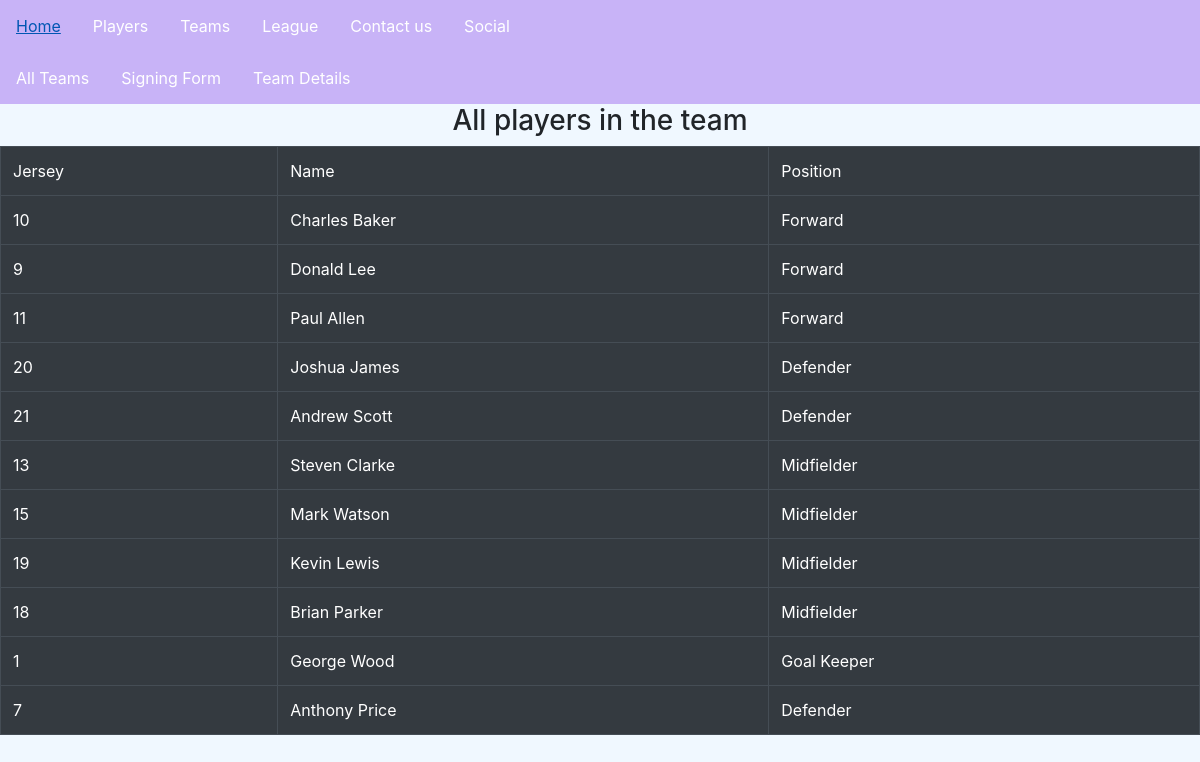
The app's page /teams/2/, older data.
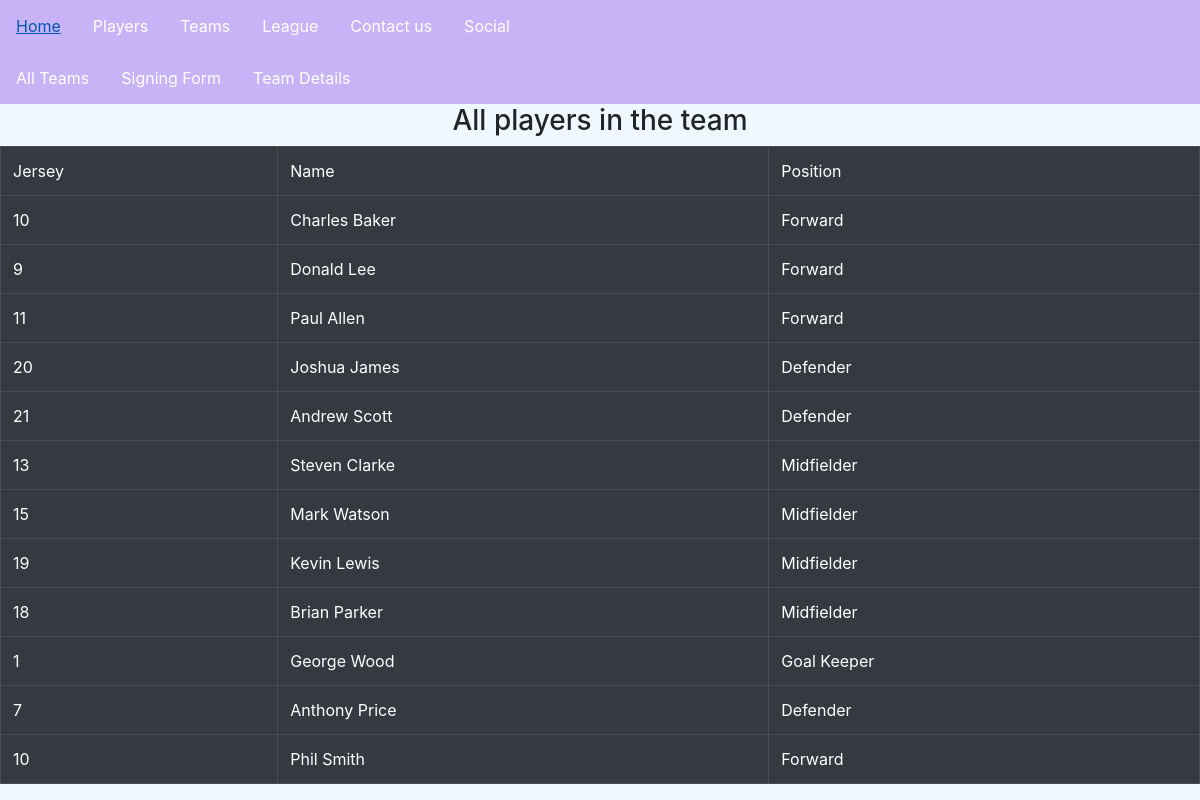
The same page, newer data.
### team/models.py (models this page shows, shortened)
class TeamPlayers(models.Model):
    teamID = models.ForeignKey(Team, on_delete=models.CASCADE)
    player = models.ForeignKey(Player, on_delete=models.CASCADE )

### player/models.py (models this page shows, shortened)
class Player(models.Model):
    pID = models.PositiveIntegerField(unique=True,validators=[MinValueValidator(1000)])
    fName = models.CharField(max_length=100)
    lName = models.CharField(max_length=100)
    height = models.DecimalField(max_digits=5, decimal_places=2,validators=[MinValueValidator(120)])
    weight = models.DecimalField(max_digits=5, decimal_places=2,validators=[MinValueValidator(50)])
    num = models.PositiveIntegerField(validators=[MinValueValidator(1), MaxValueValidator(100)])
    position = models.CharField(max_length=20, default="Unsigned")

### team/views.py (the view)
# urls.py: path('<int:teamID>/', views.team_details, name="team_details"),
def team_details(request, teamID):
    context ={}
    context["data"] = TeamPlayers.objects.filter(teamID__teamID = teamID)
    return render(request, "team/team_details.html",context)

### team/templates/team/team_details.html (shortened to what this page needs)
{% extends "base.html" %}
{% block content %}
{% include 'team/team_navbar.html' %}
    <h3>All players in the team</h3>
  <table class="table table-bordered table-dark">
    <tr>
        <td>Jersey</td>
        <td>Name</td>
        <td>Position</td>
    </tr>
    {% for p in data %}
        <tr>
        <td>{{p.player.num}}</td>
         <td>{{p.player.fName}} {{p.player.lName}}</td>
        <td>{{p.player.position}}</td>
        </tr>
    {% endfor %}
    </table>
{% endblock content %}

Row changes from the older to the newer data that the page shows:
added TeamPlayers: player.num "10", player.fName "Phil", player.lName "Smith", player.position "Forward"
